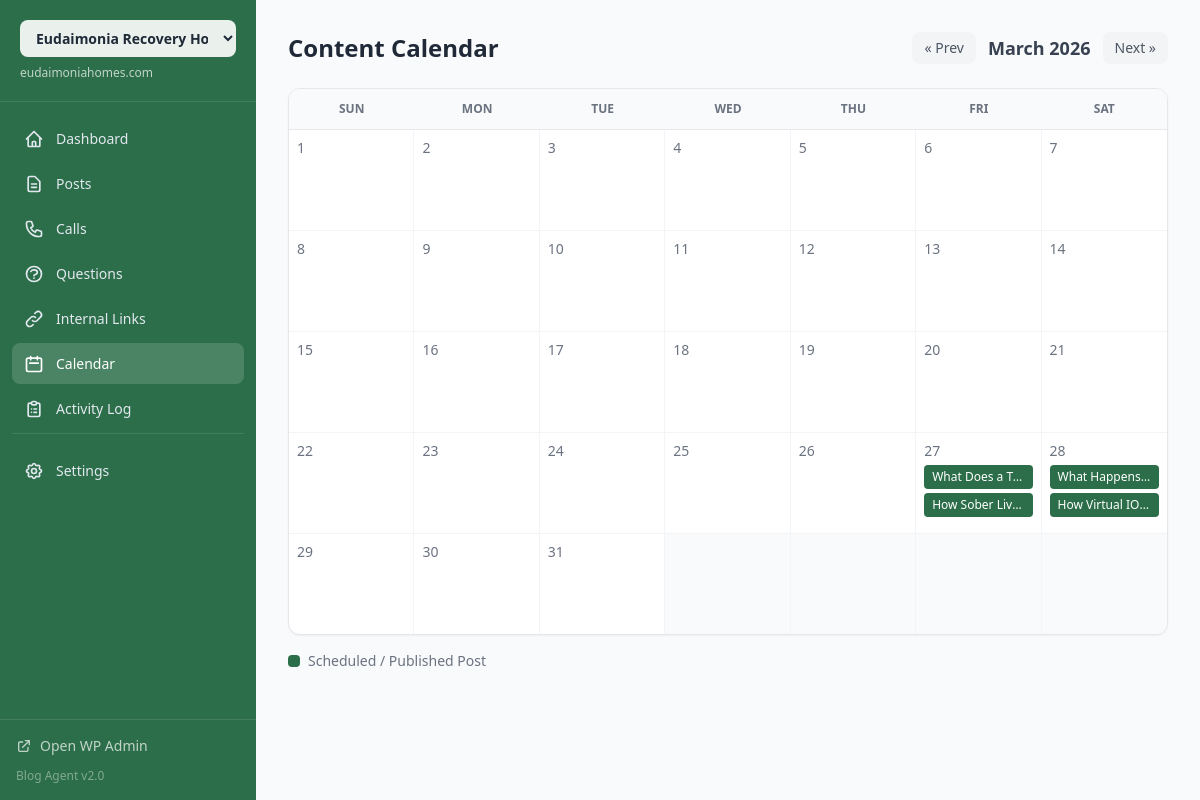
Screenshot of /calendar?year=2026&month=3 with the database file from the repository.
### tables this page shows
CREATE TABLE sites (
        id TEXT PRIMARY KEY,
        name TEXT NOT NULL,
        domain TEXT NOT NULL,
        wp_site_url TEXT NOT NULL,
        wp_username TEXT NOT NULL DEFAULT '',
        wp_app_password TEXT NOT NULL DEFAULT '',
        default_author_id INTEGER DEFAULT 0,
        phone_number TEXT DEFAULT '',
        cta_html TEXT DEFAULT '',
        timezone TEXT DEFAULT 'America/Chicago',
        publish_times TEXT DEFAULT '["09:00","14:00"]',
        min_word_count INTEGER DEFAULT 1000,
        pillar_pages TEXT DEFAULT '[]',
        default_categories TEXT DEFAULT '[]',
        default_tags TEXT DEFAULT '[]',
        ga4_property_id TEXT DEFAULT '',
        gsc_site_url TEXT DEFAULT '',
        brand_color TEXT DEFAULT '#2c6e49',
        active INTEGER DEFAULT 1,
        created_at TEXT,
        updated_at TEXT
    );

CREATE TABLE published_posts (
            id INTEGER PRIMARY KEY AUTOINCREMENT,
            question_id INTEGER,
            wp_post_id INTEGER,
            title TEXT NOT NULL,
            slug TEXT,
            scheduled_time TEXT,
            status TEXT DEFAULT 'scheduled',
            created_at TEXT NOT NULL, site_id TEXT DEFAULT 'eudaimonia', post_type TEXT DEFAULT 'new', source_transcript TEXT DEFAULT '', author_wp_id INTEGER DEFAULT 0,
            FOREIGN KEY (question_id) REFERENCES extracted_questions(id)
        );

### dashboard.py (the view)
@app.route("/calendar")
def calendar_view():
    year = int(request.args.get("year", datetime.now().year))
    month = int(request.args.get("month", datetime.now().month))
    start = datetime(year, month, 1)
    if month == 12:
        end = datetime(year + 1, 1, 1)
    else:
        end = datetime(year, month + 1, 1)
    posts = site_query(
        "SELECT * FROM published_posts WHERE site_id=? AND scheduled_time >= ? AND scheduled_time < ? ORDER BY scheduled_time",
        (start.isoformat(), end.isoformat()))
    import calendar
    cal = calendar.Calendar(firstweekday=6)  # Sunday start
    weeks = cal.monthdayscalendar(year, month)
    posts_by_day: dict[int, list] = {}
    for p in posts:
        try:
            dt = datetime.fromisoformat(p["scheduled_time"].replace("Z", "+00:00"))
            posts_by_day.setdefault(dt.day, []).append(p)
        except Exception:
            pass
    prev_month = month - 1
    prev_year = year
    if prev_month < 1:
        prev_month = 12
        prev_year = year - 1
    next_month = month + 1
    next_year = year
    if next_month > 12:
        next_month = 1
        next_year = year + 1
    month_name = start.strftime("%B %Y")
    return render_template("calendar.html",
        weeks=weeks, posts_by_day=posts_by_day,
        year=year, month=month, month_name=month_name,
        prev_year=prev_year, prev_month=prev_month,
        next_year=next_year, next_month=next_month)

### dashboard.py (called while the page is built, shortened)
def current_site_id() -> str:
    return session.get("current_site_id", DEFAULT_SITE)

def current_site() -> SiteConfig | None:
    return get_site(current_site_id())

def get_db():
    conn = sqlite3.connect(str(DB_PATH))
    conn.row_factory = sqlite3.Row
    return conn

def query_db(sql, args=(), one=False):
    conn = get_db()
    try:
        rows = conn.execute(sql, args).fetchall()
        return (rows[0] if rows else None) if one else rows
    finally:
        conn.close()

def site_query(sql, extra_args=(), one=False):
    return query_db(sql, (current_site_id(), *extra_args), one=one)

@app.context_processor
def inject_site_globals():
    cfg = current_site()
    all_sites = get_all_sites()
    user = session.get("user", {})
    return dict(
        current_site=cfg,
        current_site_id=current_site_id(),
        all_sites=all_sites,
        brand_color=cfg.brand_color if cfg else "#2c6e49",
        site_name=cfg.name if cfg else "Dashboard",
        auth_user=user,
        auth_enabled=AUTH0_ENABLED,
    )

@app.before_request
def require_login():
    if not AUTH0_ENABLED:
        return None

### modules/site_config.py (called while the page is built)
def _parse_json_field(val: str | None, default=None):
    if not val:
        return default or []
    try:
        return json.loads(val)
    except (json.JSONDecodeError, TypeError):
        return default or []

def get_site(site_id: str) -> SiteConfig | None:
    conn = sqlite3.connect(str(DB_PATH))
    conn.row_factory = sqlite3.Row
    row = conn.execute("SELECT * FROM sites WHERE id = ?", (site_id,)).fetchone()
    conn.close()
    return _row_to_config(row) if row else None

def get_all_sites() -> list[SiteConfig]:
    conn = sqlite3.connect(str(DB_PATH))
    conn.row_factory = sqlite3.Row
    rows = conn.execute("SELECT * FROM sites WHERE active = 1 ORDER BY name").fetchall()
    conn.close()
    return [_row_to_config(r) for r in rows]

### templates/calendar.html (shortened to what this page needs)
{% extends "base.html" %}
{% block content %}
<div class="flex flex-col sm:flex-row justify-between items-start sm:items-center mb-6 gap-4">
    <h2 class="text-2xl font-bold text-gray-800">Content Calendar</h2>
    <div class="flex items-center gap-3">
        <a href="/calendar?year={{ prev_year }}&month={{ prev_month }}"
           class="px-3 py-1.5 rounded-lg text-sm font-medium bg-gray-100 text-gray-600 hover:bg-gray-200">&laquo; Prev</a>
        <span class="text-lg font-semibold text-gray-700">{{ month_name }}</span>
        <a href="/calendar?year={{ next_year }}&month={{ next_month }}"
           class="px-3 py-1.5 rounded-lg text-sm font-medium bg-gray-100 text-gray-600 hover:bg-gray-200">Next &raquo;</a>
    </div>
</div>
<div class="bg-white rounded-xl shadow-sm border border-gray-200 overflow-hidden">
    <div class="grid grid-cols-7 bg-gray-50 border-b border-gray-200">
        {% for day_name in ['Sun', 'Mon', 'Tue', 'Wed', 'Thu', 'Fri', 'Sat'] %}
        <div class="px-2 py-3 text-center text-xs font-semibold text-gray-500 uppercase">{{ day_name }}</div>
        {% endfor %}
    </div>
    {% for week in weeks %}
    <div class="grid grid-cols-7 border-b border-gray-100 last:border-b-0">
        {% for day in week %}
        <div class="min-h-[100px] p-2 border-r border-gray-100 last:border-r-0 {% if day == 0 %}bg-gray-50{% endif %}">
            {% if day != 0 %}
            <div class="text-sm font-medium text-gray-500 mb-1">{{ day }}</div>
            {% if posts_by_day.get(day) %}
            <div class="space-y-1">
                {% for post in posts_by_day[day] %}
                <a href="/posts/{{ post.wp_post_id }}"
                   class="block px-2 py-1 rounded text-xs font-medium truncate text-white hover:brightness-110 transition"
                   style="background:{{ brand_color }}"
                   title="{{ post.title }}">
                    {{ post.title }}
                </a>
                {% endfor %}
            </div>
            {% endif %}
            {% endif %}
        </div>
        {% endfor %}
    </div>
    {% endfor %}
</div>
<div class="mt-4 flex items-center gap-4 text-sm text-gray-500">
    <div class="flex items-center gap-2">
        <span class="w-3 h-3 rounded" style="background:{{ brand_color }}"></span>
        <span>Scheduled / Published Post</span>
    </div>
</div>
{% endblock %}

### templates/base.html (shortened to what this page needs)
<!DOCTYPE html>
<html lang="en" class="h-full bg-gray-50">
<head>
    <script src="https://cdn.tailwindcss.com"></script>
</head>
<body class="h-full">
<div class="min-h-full">
    <div class="flex">
        <nav id="sidebar" class="hidden lg:flex lg:flex-col w-64 min-h-screen flex-shrink-0 text-white" style="background:{{ brand_color }}">
            <div class="p-5 border-b border-white/10">
                <select onchange="window.location.href='/switch-site/'+this.value"
                        class="w-full rounded-lg px-3 py-2 text-sm font-semibold text-gray-800 bg-white/90 border-0 focus:ring-2 focus:ring-white/40">
                    {% for s in all_sites %}
                    <option value="{{ s.id }}" {% if s.id == current_site_id %}selected{% endif %}>{{ s.name }}</option>
                    {% endfor %}
                </select>
                <p class="text-xs mt-2 opacity-70">{{ current_site.domain if current_site else '' }}</p>
            </div>
            <div class="flex-1 px-3 py-4 space-y-1 overflow-y-auto">
                <a href="/" class="sidebar-link {% if request.path == '/' %}active{% endif %}">
                    <svg class="w-5 h-5" fill="none" stroke="currentColor" viewBox="0 0 24 24"><path stroke-linecap="round" stroke-linejoin="round" stroke-width="2" d="M3 12l2-2m0 0l7-7 7 7M5 10v10a1 1 0 001 1h3m10-11l2 2m-2-2v10a1 1 0 01-1 1h-3m-6 0a1 1 0 001-1v-4a1 1 0 011-1h2a1 1 0 011 1v4a1 1 0 001 1m-6 0h6"/></svg>
                    Dashboard
                </a>
                <a href="/posts" class="sidebar-link {% if '/posts' in request.path %}active{% endif %}">
                    <svg class="w-5 h-5" fill="none" stroke="currentColor" viewBox="0 0 24 24"><path stroke-linecap="round" stroke-linejoin="round" stroke-width="2" d="M9 12h6m-6 4h6m2 5H7a2 2 0 01-2-2V5a2 2 0 012-2h5.586a1 1 0 01.707.293l5.414 5.414a1 1 0 01.293.707V19a2 2 0 01-2 2z"/></svg>
                    Posts
                </a>
                <a href="/calls" class="sidebar-link {% if '/calls' in request.path %}active{% endif %}">
                    Calls
                </a>
                <a href="/questions" class="sidebar-link {% if '/questions' in request.path %}active{% endif %}">
                    <svg class="w-5 h-5" fill="none" stroke="currentColor" viewBox="0 0 24 24"><path stroke-linecap="round" stroke-linejoin="round" stroke-width="2" d="M8.228 9c.549-1.165 2.03-2 3.772-2 2.21 0 4 1.343 4 3 0 1.4-1.278 2.575-3.006 2.907-.542.104-.994.54-.994 1.093m0 3h.01M21 12a9 9 0 11-18 0 9 9 0 0118 0z"/></svg>
                    Questions
                </a>
                <a href="/links" class="sidebar-link {% if '/links' in request.path %}active{% endif %}">
                    <svg class="w-5 h-5" fill="none" stroke="currentColor" viewBox="0 0 24 24"><path stroke-linecap="round" stroke-linejoin="round" stroke-width="2" d="M13.828 10.172a4 4 0 00-5.656 0l-4 4a4 4 0 105.656 5.656l1.102-1.101m-.758-4.899a4 4 0 005.656 0l4-4a4 4 0 00-5.656-5.656l-1.1 1.1"/></svg>
                    Internal Links
                </a>
                <a href="/calendar" class="sidebar-link {% if '/calendar' in request.path %}active{% endif %}">
                    <svg class="w-5 h-5" fill="none" stroke="currentColor" viewBox="0 0 24 24"><path stroke-linecap="round" stroke-linejoin="round" stroke-width="2" d="M8 7V3m8 4V3m-9 8h10M5 21h14a2 2 0 002-2V7a2 2 0 00-2-2H5a2 2 0 00-2 2v12a2 2 0 002 2z"/></svg>
                    Calendar
                </a>
                <a href="/activity" class="sidebar-link {% if '/activity' in request.path %}active{% endif %}">
                    <svg class="w-5 h-5" fill="none" stroke="currentColor" viewBox="0 0 24 24"><path stroke-linecap="round" stroke-linejoin="round" stroke-width="2" d="M9 5H7a2 2 0 00-2 2v12a2 2 0 002 2h10a2 2 0 002-2V7a2 2 0 00-2-2h-2M9 5a2 2 0 002 2h2a2 2 0 002-2M9 5a2 2 0 012-2h2a2 2 0 012 2m-3 7h3m-3 4h3m-6-4h.01M9 16h.01"/></svg>
                    Activity Log
                </a>
                <div class="pt-4 mt-4 border-t border-white/10">
                    <a href="/settings" class="sidebar-link {% if '/settings' in request.path %}active{% endif %}">
                        Settings
                    </a>
                </div>
            </div>
            <div class="p-4 border-t border-white/10">
                {% if current_site %}
                <a href="{{ current_site.wp_site_url }}/wp-admin/" target="_blank"
                   class="text-sm opacity-70 hover:opacity-100 transition flex items-center gap-2 mb-3">
                    <svg class="w-4 h-4" fill="none" stroke="currentColor" viewBox="0 0 24 24"><path stroke-linecap="round" stroke-linejoin="round" stroke-width="2" d="M10 6H6a2 2 0 00-2 2v10a2 2 0 002 2h10a2 2 0 002-2v-4M14 4h6m0 0v6m0-6L10 14"/></svg>
                    Open WP Admin
                </a>
                {% endif %}
                <p class="text-xs opacity-40 mt-2">Blog Agent v2.0</p>
            </div>
        </nav>
        <main class="flex-1 p-6 lg:p-8 max-w-7xl">
            {% block content %}{% endblock %}
        </main>
    </div>
</div>
</body>
</html>

### templates/base.html (style rules this page uses)
.sidebar-link { display: flex; align-items: center; gap: 0.75rem; padding: 0.625rem 0.75rem; border-radius: 0.5rem; font-size: 0.875rem; font-weight: 500; color: #e2e8f0; transition: background 0.15s; }
.sidebar-link.active { background: rgba(255,255,255,0.15); color: #fff; }

### rows the page displays
sites: domain "eudaimoniahomes.com"
published_posts: title "What Does a T…"
published_posts: title "How Sober Liv…"
published_posts: title "What Happens…"
published_posts: title "How Virtual IO…"

### other values shown
{{ month_name }} "March 2026"
{{ day_name }} "SUN" "MON" "TUE" "WED" "THU" "FRI" "SAT"
{{ day }} "1" "2" "3" "4" "5" "6" "7" "8" "9" "10" "11" "12" "13" "14" "15" "16" "17" "18" "19" "20" "21" "22" "23" "24" "25" "26" "27" "28" "29" "30" "31"
form field value "Eudaimonia Recovery Homes"
